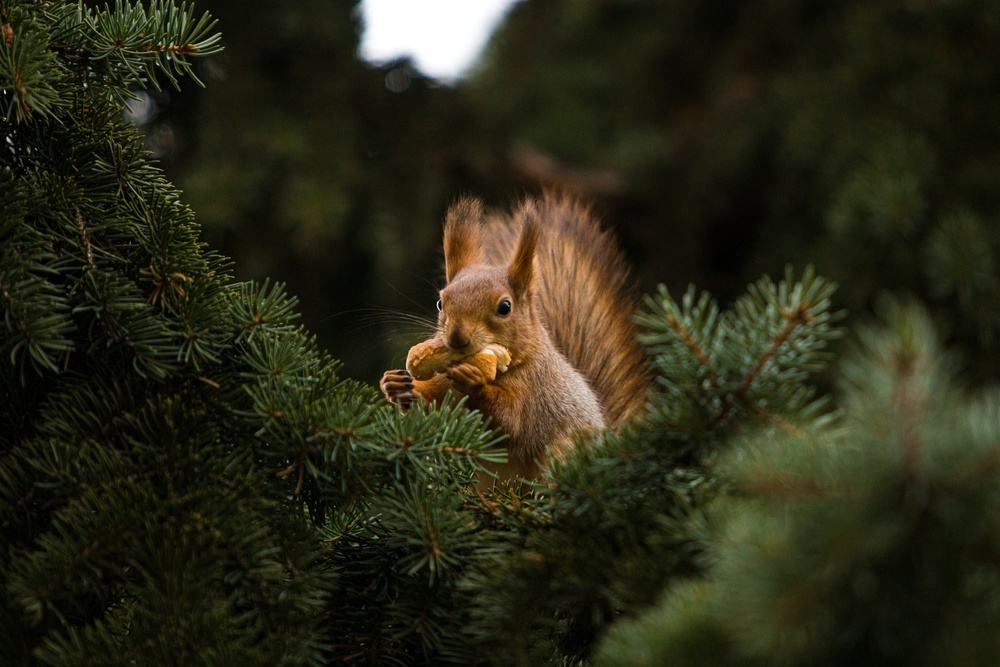
#> input picture test1.jpg, 1000 x 667 px, shrunk from 2400 x 1600 before the run
$ python modified_filter.py
#> lines starting #> are read from the running program, lines starting #| are printed output that depends on the picture
from PIL import Image, ImageFilter
import matplotlib.pyplot as plt

def apply_filters(image_path):
    """
    Load an image, then apply four filters:
      1. Edge Detection
      2. Sharpen
      3. Emboss
      4. Black & White (Grayscale)
    and save each result as a new file.
    """
#> called with image_path = 'test1.jpg'
    # 1. Load the original image
    img = Image.open(image_path)
#> img is the input picture: PIL image 1000x667 RGB; mean R, G, B 41.7, 41.2, 22.8

    # 2. Apply Edge Detection
    edges_img = img.filter(ImageFilter.FIND_EDGES)
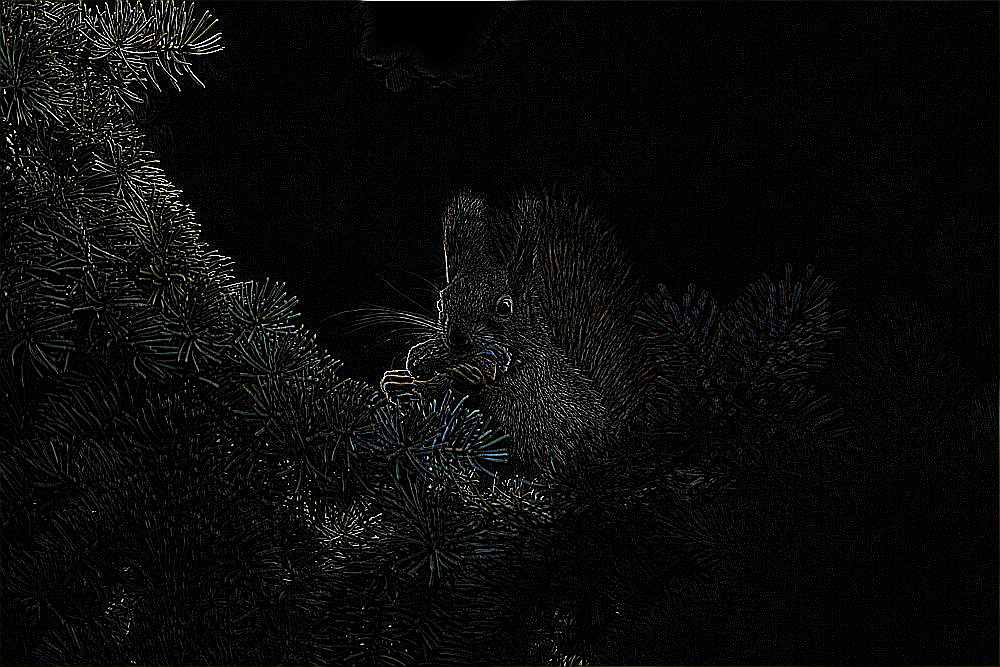
#> edges_img: PIL image 1000x667 RGB; mean R, G, B 10.9, 11, 10.8
    edges_output_path = "edges_result.jpg"
    edges_img.save(edges_output_path)
    print(f"Saved edge detection result to {edges_output_path}")

    # 3. Apply Sharpen
    sharpened_img = img.filter(ImageFilter.SHARPEN)
    sharpen_output_path = "sharpen_result.jpg"
    sharpened_img.save(sharpen_output_path)
    print(f"Saved sharpen result to {sharpen_output_path}")

    # 4. Apply Emboss
    embossed_img = img.filter(ImageFilter.EMBOSS)
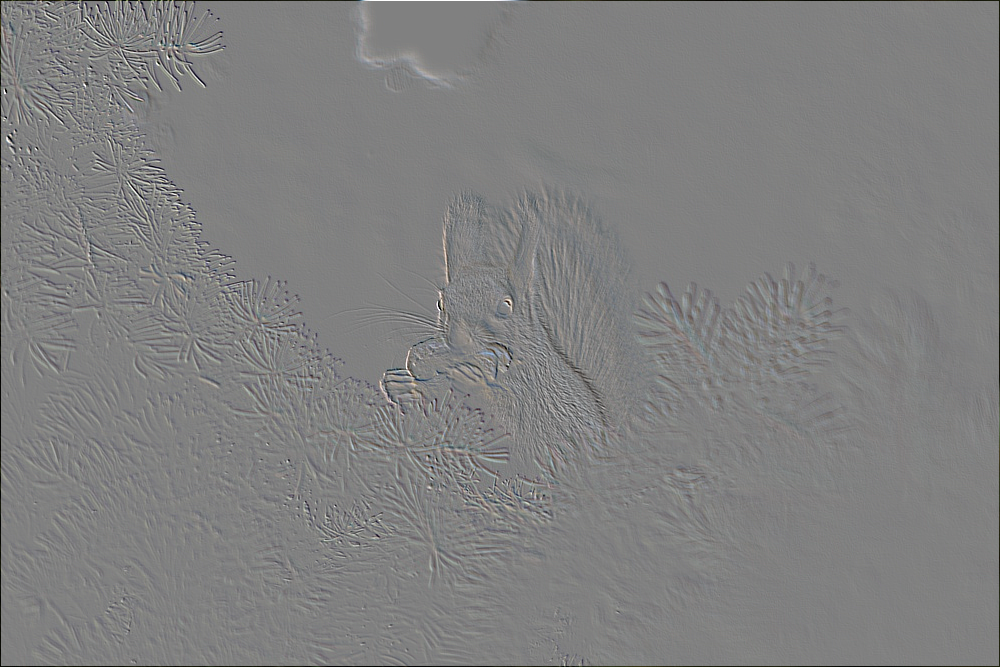
#> embossed_img: PIL image 1000x667 RGB; mean R, G, B 127.6, 127.6, 127.5
    emboss_output_path = "emboss_result.jpg"
    embossed_img.save(emboss_output_path)
    print(f"Saved emboss result to {emboss_output_path}")

    # 5. Convert to Black & White (Grayscale)
    bw_img = img.convert("L")   # "L" mode indicates grayscale
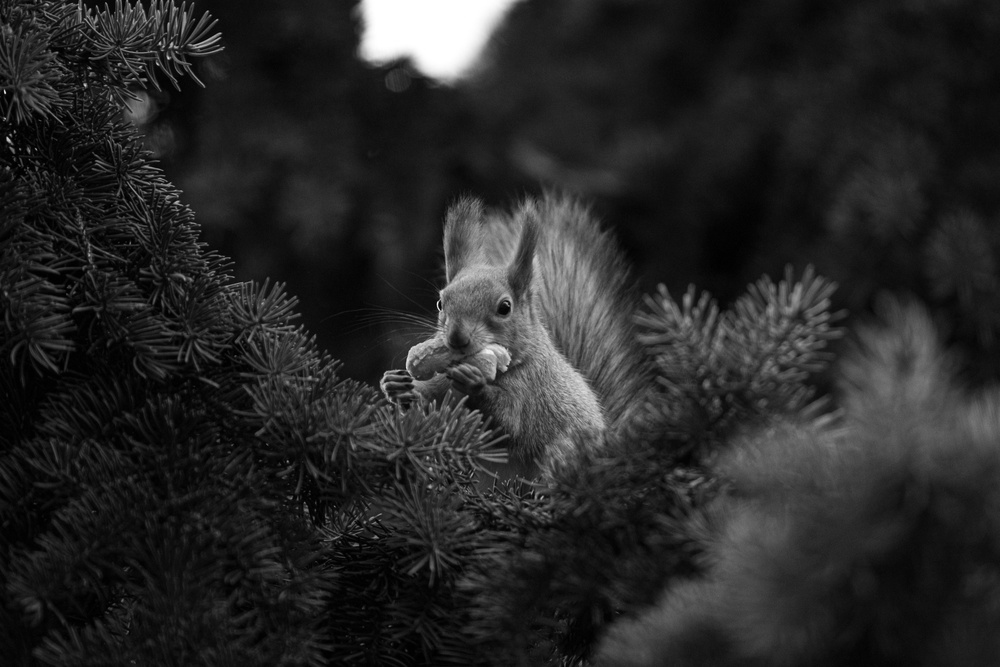
#> bw_img: PIL image 1000x667 L; min 0, max 255, mean 39.3
    bw_output_path = "bw_result.jpg"
    bw_img.save(bw_output_path)
    print(f"Saved black & white result to {bw_output_path}")


if __name__ == "__main__":
    # Example image file path
    input_image_path = "test1.jpg"
    apply_filters(input_image_path)
